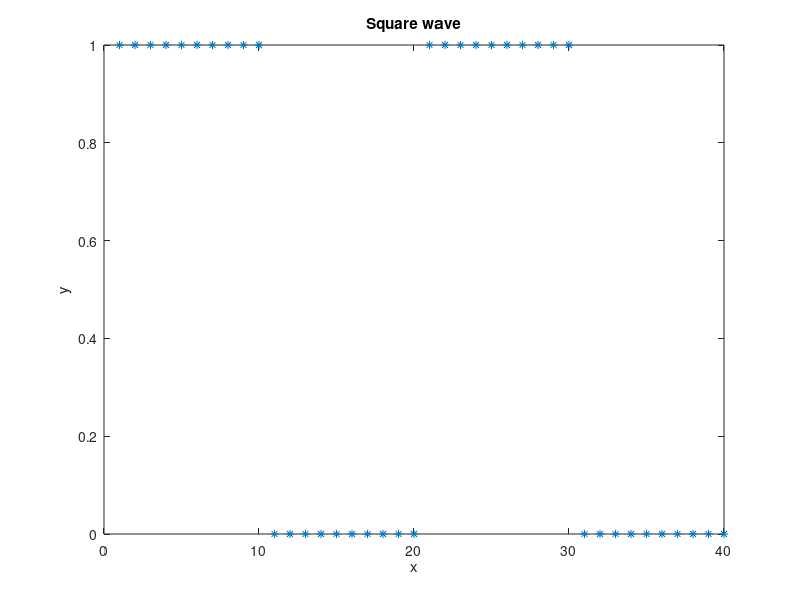

This chart was generated by the following MATLAB code:
% P6_18.M Create square wave
%
c=ones(10,1);
d=[1;0;1;0];
kron(d,c);
x=[1:40]';
plot(x,kron(d,c),'*')
title('Square wave')
xlabel('x')
ylabel('y')
%
% Add comments to explain the program
